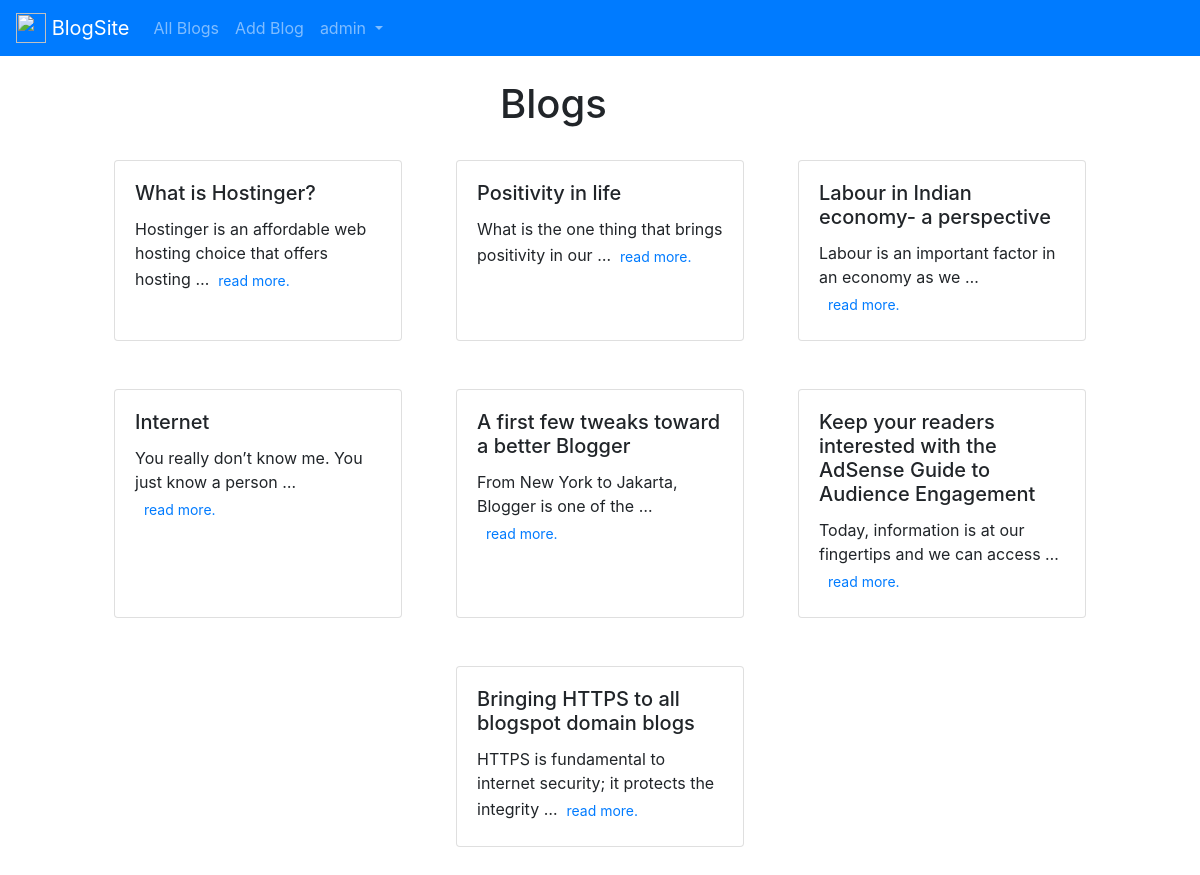
The page /blogs/ (signed in) on the database its author committed.
### Blogs/models.py (models this page shows, shortened)
class Blog(models.Model):
    title  = models.CharField(max_length = 120, default=None)
    body   = models.TextField(max_length = 3000, default=None)
    author = models.ForeignKey(User , on_delete = models.CASCADE)
    date_posted = models.DateTimeField(auto_now=True, null=True)

### Blogs/views.py (the view)
# urls.py: path('', BlogList.as_view(), name = "blog_list"),
class BlogList(LoginRequiredMixin,ListView):
    model         = Blog
    template_name = "blog_list.html"
    login_url     = 'login'

### templates/blog_list.html (shortened to what this page needs)
{% extends "base.html" %}
{% block content %}
{% if user.is_authenticated %}
  <div class="mx-auto" style="width: 200px;">
    <h1>Blogs</h1>
  </div><br>
<div class="container d-flex  flex-wrap card-design" style="width:100%;height:auto;justify-content:space-evenly;">
{% for blog in object_list %}
<div class="card mb-5" style="width:18rem;">
  <div class="card-body">
    <h5 class="card-title">{{ blog.title }}</h5>
    <p class="card-text">{{ blog.body|truncatewords:10 }}<a class="btn btn-link btn-sm" role="button" aria-disabled="true" href="{% url 'blog_detail' blog.pk %}">read more.</a></p>
  </div>
</div>
{% endfor %}
</div>
{% endif %}
{% endblock content %}

### templates/base.html (shortened to what this page needs)
<link rel="stylesheet" href="https://stackpath.bootstrapcdn.com/bootstrap/4.4.1/css/bootstrap.min.css"
>
<!doctype html>
<html lang="en">
<head>
    <link rel="stylesheet" href="https://stackpath.bootstrapcdn.com/bootstrap/4.4.1/css/bootstrap.min.css"
>
</head>
<body>
    <nav class="navbar navbar-expand-lg navbar-dark bg-primary">
        <a class="navbar-brand" href="{% url 'blog_list' %}">
            <img src="https://upload.wikimedia.org/wikipedia/commons/thumb/8/87/R_Cable_logo.svg/1200px-R_Cable_logo.svg.png"
                width="30" height="30" class="d-inline-block align-top" alt="">
            BlogSite
        </a>
        <div class="collapse navbar-collapse" id="navbarSupportedContent">
            <ul class="navbar-nav mr-auto">
                <li class="nav-item">
                    <a class="nav-link" href="{% url 'blog_list' %}">All Blogs</a>
                </li>
                <li class="nav-item">
                    <a class="nav-link" href="{% url 'blog_new' %}">Add Blog</a>
                </li>
    {% if user.is_authenticated %}
                <li class="nav-item dropdown">
                    <a class="nav-link dropdown-toggle" href="#" id="navbarDropdown" role="button" data-toggle="dropdown"
                        aria-haspopup="true" aria-expanded="false">
                        {{ user }}
                    </a>
                </li>
    {% endif %}
        </div>
    </nav></br>
    <div class="container">
        {% block content %}
        {% endblock content %}
    </div>
</body>
</html>

### rows shown on the page
Blog: title "What is Hostinger?", body "Hostinger is an affordable web hosting choice that offers hosting …"
Blog: title "Positivity in life", body "What is the one thing that brings positivity in our …"
Blog: title "Labour in Indian economy- a perspective", body "Labour is an important factor in an economy as we …"
Blog: title "Internet", body "You really don’t know me. You just know a person …"
Blog: title "A first few tweaks toward a better Blogger", body "From New York to Jakarta, Blogger is one of the …"
Blog: title "Keep your readers interested with the AdSense Guide to Audience Engagement", body "Today, information is at our fingertips and we can access …"
Blog: title "Bringing HTTPS to all blogspot domain blogs", body "HTTPS is fundamental to internet security; it protects the integrity …"

### other values the page prints
{{ user }} "admin"
